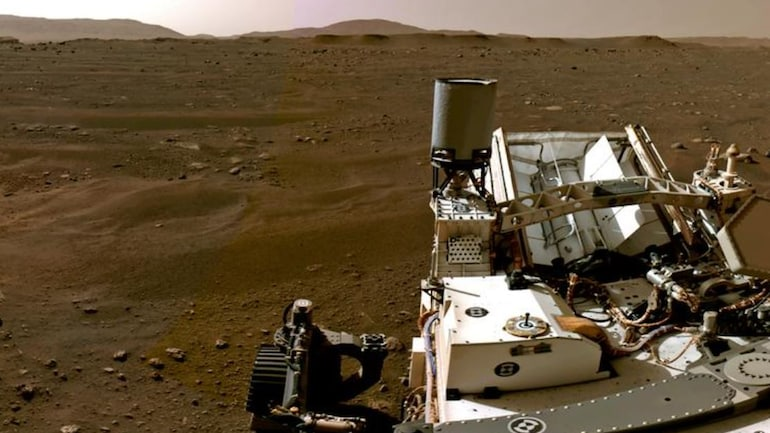
#> input picture MarsImg/rover.png, 770 x 433 px, found by its file name
$ jupyter execute --allow-errors Mars.ipynb   (shell and % lines are left out)
#> lines starting #> are read from the running program, lines starting #| are printed output that depends on the picture
### process_image.py
import numpy as np
import cv2
from matplotlib import pyplot as plt
from math import exp

from contrast_stretch import apply_stretch_m1, apply_stretch_m2
from IAGCWD import iagcwd, agcwd
from sece import sece, sece_dct


def alpha_blend(img1, img2, alpha = 0.5):
    img1 = img1.astype(np.float32)
    img2 = img2.astype(np.float32)
    out = alpha * img1 + (1-alpha) *img2
    np.putmask(out, out > 255, 255)
    np.putmask(out, out < 0, 0)
    out = out.astype(np.uint8)
    return out


def apply_sigmoid_stretch(img, g = 10, c = .5):
    img = img.astype(np.float32)
    z = ( img - img.min() ) / (img.max() - img.min())
    a = 1 / (1 + exp(g * c))
    b = 1 / (1 + exp(g * (c-1))) - a
    out = 1 / (1 + np.exp(g * (c-z)))
    out = (out - a) / b * 255
    np.putmask(out, out > 255, 255)
    np.putmask(out, out < 0, 0)
    out = out.astype(np.uint8)
    return out


def apply_clahe(img, clip_limit=4.0, grid_size = (8,8)):
    clahe = cv2.createCLAHE(clipLimit = clip_limit, tileGridSize = grid_size)
    return clahe.apply(img)


def novel_algorithm(img):
    """ New algorithm
    Splits image in two vertically, applies sigmoid stretch to each half
    then merges the images and blends it with the original image
    applies clahe to the result, then agcwd to that result
    returns the alpha blend of the clahe and agcwd image results
    """
    r1 = apply_sigmoid_stretch(img[:,:img.shape[1]//2])
    r2 = apply_sigmoid_stretch(img[:,img.shape[1]//2:])
    sig = np.hstack((r1,r2))
    a_blend = alpha_blend(sig, img)
    clahe = apply_clahe(a_blend)
    hist = cv2.calcHist([clahe], [0], None, [256], [0,256])
    agc = agcwd(clahe, hist)
    out = alpha_blend(clahe, agc)
    return out


class ProcessImg:

    # TODO
    #    simplify init
    #    follow python naming convention for functions and class vars
    #    throw errors if wrong var types passed or if invalid name is accessed

    func = {
                    'stretch_m1' : apply_stretch_m1,
                    'stretch_m2' : apply_stretch_m2,
                    'equalize' : cv2.equalizeHist,
                    'iagcwd' : iagcwd,
                    'agcwd' : agcwd,
                    'sece' : sece,
                    'sece_dct' : sece_dct,
                    'sigmoid' : apply_sigmoid_stretch,
                    'clahe' : apply_clahe,
                    'novel' : novel_algorithm
    }


    # assumes img is bgr
    def __init__(self, img, makeHist = True, color = True):
        self.img = {}
        self.hist = {}
        self.isColor = color
        self.makeHist = makeHist

        if self.isColor:
            img = cv2.cvtColor(img, cv2.COLOR_BGR2HSV)
            self.h, self.s, self.img['Orig'] = cv2.split(img)
        else:
            self.img['Orig'] = cv2.cvtColor(img, cv2.COLOR_BGR2GRAY)

        self.hist['Orig'] = cv2.calcHist([self.img['Orig']], [0], None, [256], [0,256])


    def get_name(self, algorithm, src = 'Orig'):
        if src == 'Orig':
            return algorithm
        return src + " to " + algorithm


#     method in progress, need to simplify code
    def enhance(self, algorithm, src = 'Orig'):
        img = self.img[src]
        # creates name for dictionaries
        name = self.get_name(algorithm, src)

        # contrast stretch requires the hist in addition to the img as a parameter
        if 'stretch' in algorithm or algorithm == 'agcwd':
            hist = self.hist[src]
            self.img[name] = self.func[algorithm](img, hist)
        else:
            self.img[name] = self.func[algorithm](img)

        self.make_hist(name)
        return self.img[name]


    def enhance_all(self, src = 'Orig'):
        for key in self.func:
            self.enhance(key, src)


    # improve the implementation
    # [29 lines left out: functions display, display_helper, not called in this run]


    def plot(self):
        for key in self.hist:
            self.plot_helper(key)
        pass


    def plot_helper(self,img_algo):
        hist = self.hist[img_algo]
        img = self.img[img_algo]
        fig, ax = plt.subplots(1, 2, figsize=[15,5])
        if self.isColor:
            img = cv2.merge((self.h, self.s, img))
            img = cv2.cvtColor(img, cv2.COLOR_HSV2RGB)
        else:
            plt.rcParams['image.cmap'] = 'gray'

        ax[0].imshow(img)
        ax[0].set_title(f'{img_algo} Image')
        ax[0].axis('off')

        ax[1].plot(hist)
        ax[1].set_title(f'{img_algo} Hist')

        plt.show()
        pass


    def make_hist(self,img_algo):
        if img_algo in self.img and self.makeHist:
            self.hist[img_algo] = cv2.calcHist([self.img[img_algo]], [0], None, [256], [0,256])
            return self.hist[img_algo]
        pass


    # assumes image is color and that both src are valid
    def show_diff(self, src1, src2 = 'Orig', display = True, print_avg = True):
        img1 = self.img[src1]
        img2 = self.img[src2]

        diff = np.absolute(img1.astype(np.int16) - img2.astype(np.int16))
        diff = diff.astype(np.uint8)
        avg_diff = np.average(diff)

        if print_avg:
            print(f'avg difference in brightness between {src1} and {src2} is: {avg_diff}')
        if display:
            diff_img = cv2.merge((self.h, self.s, diff))
            diff_img = cv2.cvtColor(diff_img, cv2.COLOR_HSV2BGR)
            cv2.imshow('diff', diff_img)
            cv2.waitKey(0)
            cv2.destroyAllWindows()

        return avg_diff


    # assumes hsv
    def get_img(self, img):
        return cv2.merge((self.h, self.s, self.img[img]))


#     def save_img(self, img):


### Mars.ipynb
[cell 1]
import cv2
from process_image import ProcessImg

[cell 2]
rover = cv2.imread("MarsImg\\rover.png", cv2.IMREAD_COLOR)
#> rover is the input picture: shape (433, 770, 3); mean B, G, R 55.6, 80.4, 97.7
rover_color = ProcessImg(rover, makeHist = True)
#> in __init__, `img = cv2.cvtColor(img, cv2.COLOR_BGR2HSV)`: img: shape (433, 770, 3); mean H, S, V 20.7, 138.4, 97.7
#> in __init__, `self.h, self.s, self.img['Orig'] = cv2.split(img)`:
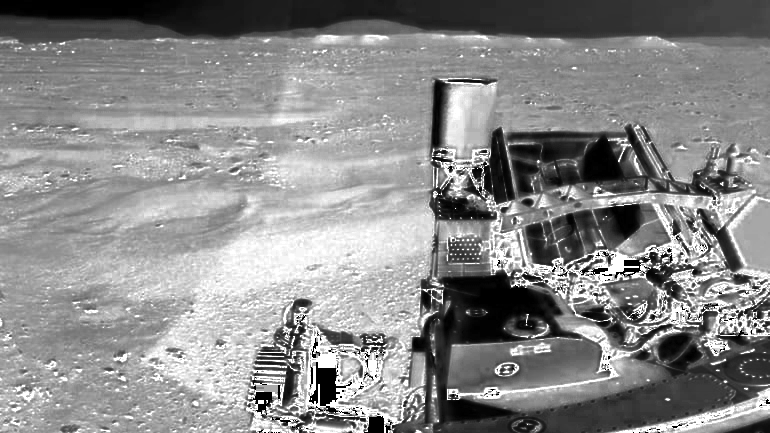
#> self.s: shape (433, 770); min 0, max 255, mean 138.4
# rover_bw = ProcessImg(rover, color = False)

mars = cv2.imread("MarsImg\\mars.png", cv2.IMREAD_COLOR)
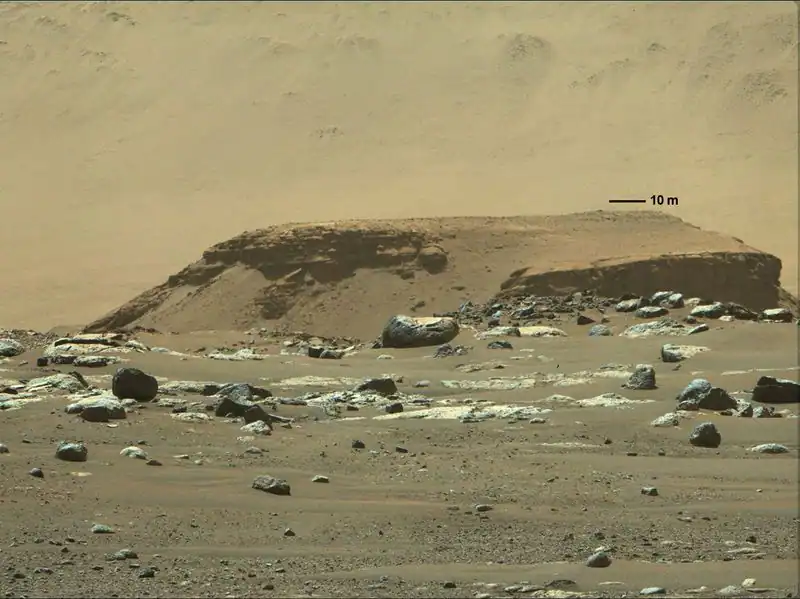
#> input picture MarsImg/mars.png, 800 x 599 px, found by its file name
#> mars is the input picture: shape (599, 800, 3); mean B, G, R 104.3, 139.4, 149.3
mars_color = ProcessImg(mars)
#> call 2 of __init__, with makeHist = True, color = True
#> in __init__ (call 2), `img = cv2.cvtColor(img, cv2.COLOR_BGR2HSV)`: img: shape (599, 800, 3); mean H, S, V 23.9, 78.4, 149.5
#> in __init__ (call 2), `self.h, self.s, self.img['Orig'] = cv2.split(img)`:
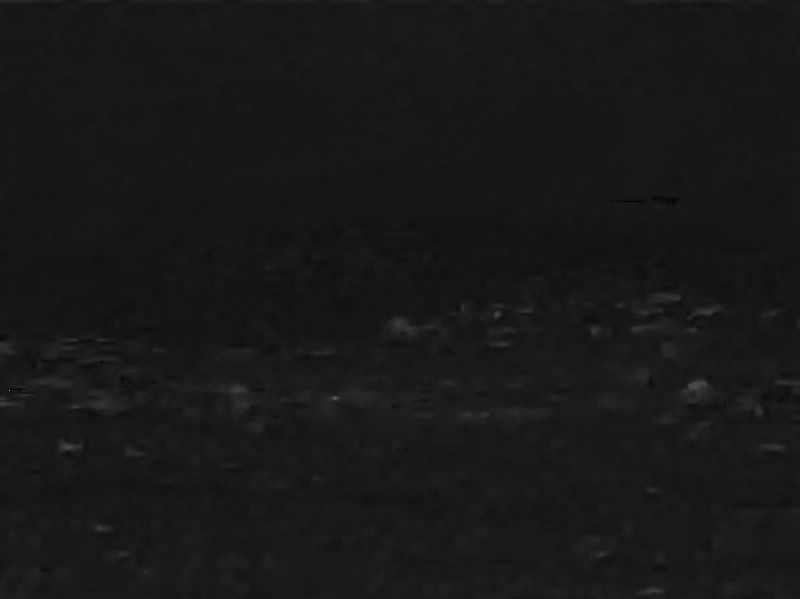
#> self.h: shape (599, 800); min 0, max 177, mean 23.9
#> in __init__ (call 2), `self.h, self.s, self.img['Orig'] = cv2.split(img)`:
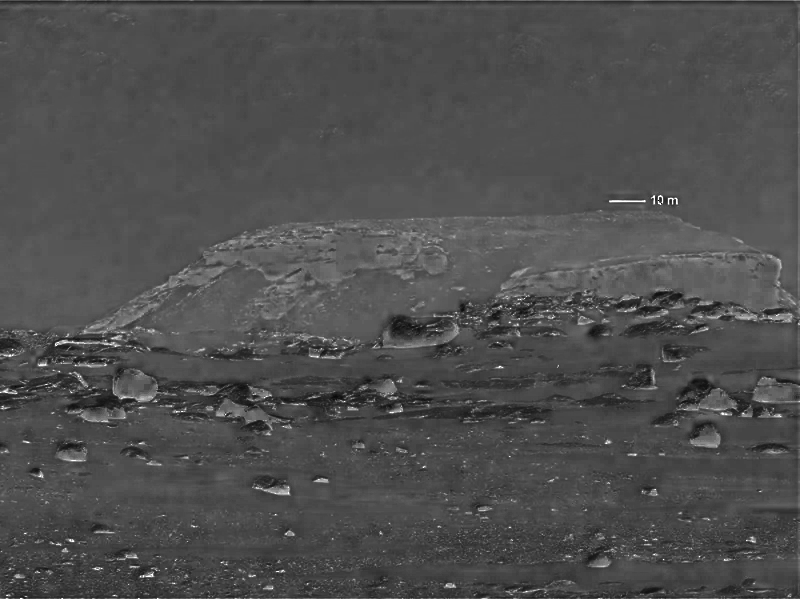
#> self.s: shape (599, 800); min 0, max 255, mean 78.4
# mars_bw = ProcessImg(mars, color = False)

[cell 3]
rover_color.enhance('sigmoid')
#> in apply_sigmoid_stretch, `np.putmask(out, out > 255, 255)`: out: shape (433, 770) float32; min 0, max 255, mean 71.1
rover_color.enhance('novel')
#> in apply_sigmoid_stretch (call 2), `np.putmask(out, out > 255, 255)`: out: shape (433, 385) float32; min 0, max 255, mean 51.6
#> in apply_sigmoid_stretch (call 3), `np.putmask(out, out > 255, 255)`: out: shape (433, 385) float32; min 0, max 255, mean 90.5
#> in apply_clahe, `return clahe.apply(img)`:
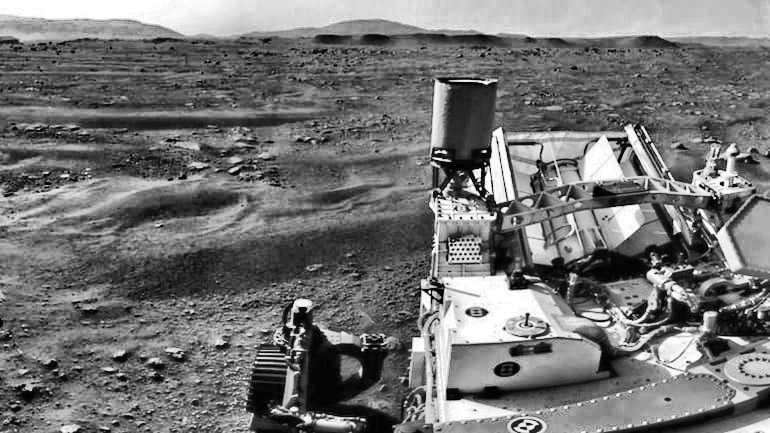
#> returned value: shape (433, 770); min 0, max 255, mean 115.5
#> in novel_algorithm, `hist = cv2.calcHist([clahe], [0], None, [256], [0,256])`: hist = 256 values, max 5913 at index 255, min 25 at index 0, mean 1302.4
#> (the call stopped at in novel_algorithm, `agc = agcwd(clahe, hist)`: IAGCWD is not available in this run)
rover_color.enhance('clahe')
# rover_color.display(4)
rover_color.plot()
#> the loop in plot, `for key in self.hist:` made 3 passes
#> key on passes 1 to 3: 'Orig', 'sigmoid', 'clahe'
#> pass 1, in plot_helper, `plt.show()`:
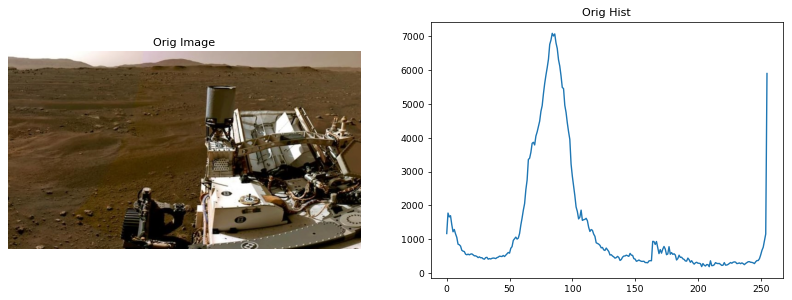
#> figure drawn by matplotlib, 2 panels; panel 2: curve peaks at x = 84, y = 7087

[cell 4]
mars_color.enhance('sigmoid')
#> call 4 of enhance, with algorithm = 'sigmoid', src = 'Orig'
#> in enhance (call 4), `img = self.img[src]`:
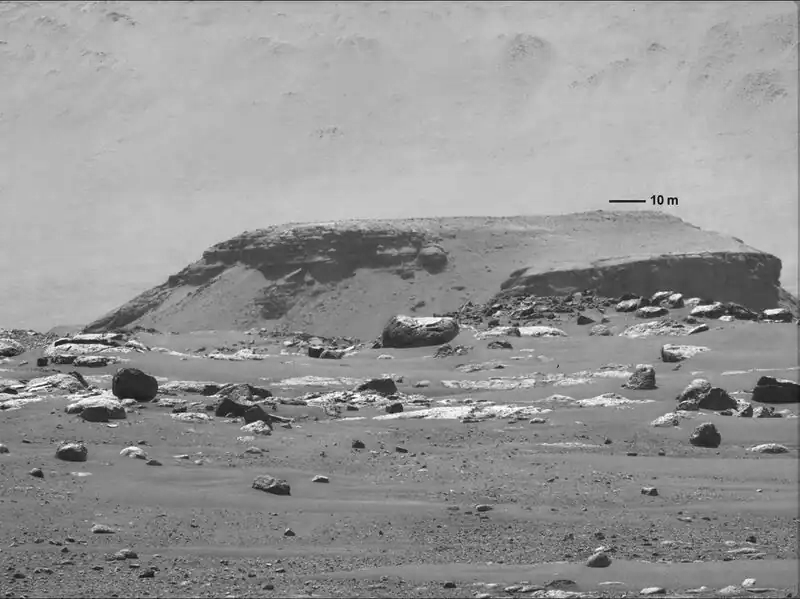
#> img: shape (599, 800); min 0, max 255, mean 149.5
#> call 4 of apply_sigmoid_stretch, with g = 10, c = 0.5
#> in apply_sigmoid_stretch (call 4), `out = 1 / (1 + np.exp(g * (c-z)))`:
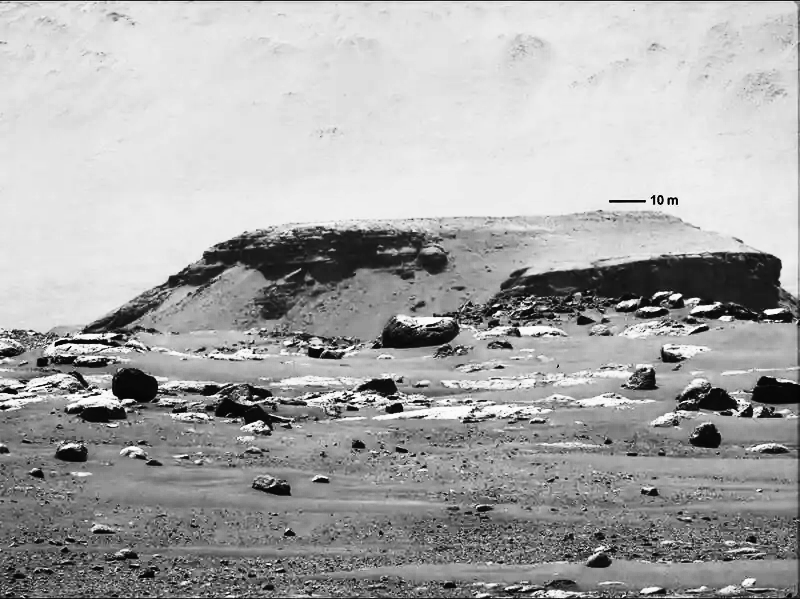
#> out: shape (599, 800) float32; min 0.00669, max 0.993, mean 0.661
#> in apply_sigmoid_stretch (call 4), `np.putmask(out, out > 255, 255)`: out: shape (599, 800) float32; min 0, max 255, mean 169.1
mars_color.enhance('novel')
#> in apply_sigmoid_stretch (call 5), `img = img.astype(np.float32)`:
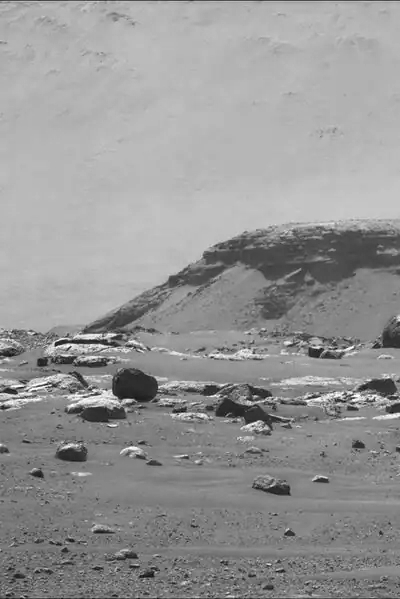
#> img: shape (599, 400) float32; min 11, max 255, mean 149.7
#> in apply_sigmoid_stretch (call 5), `out = 1 / (1 + np.exp(g * (c-z)))`:
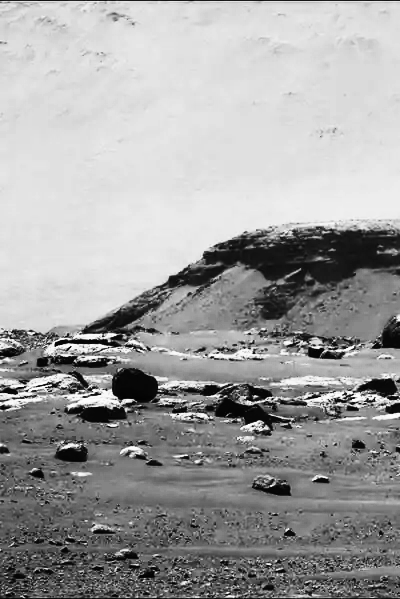
#> out: shape (599, 400) float32; min 0.00669, max 0.993, mean 0.63
#> (the call stopped at in novel_algorithm, `agc = agcwd(clahe, hist)`: IAGCWD is not available in this run)
mars_color.enhance('clahe')
# mars_color.display(4)
mars_color.plot()
#> the loop in plot (call 2), `for key in self.hist:` made 3 passes

#> (a cell that did not finish here is left out)


[cell 6]
# wbt only works on GeoTiffs, and I can't convert the images to that format
import whitebox
#> (the rest of this cell did not finish here and is left out)
